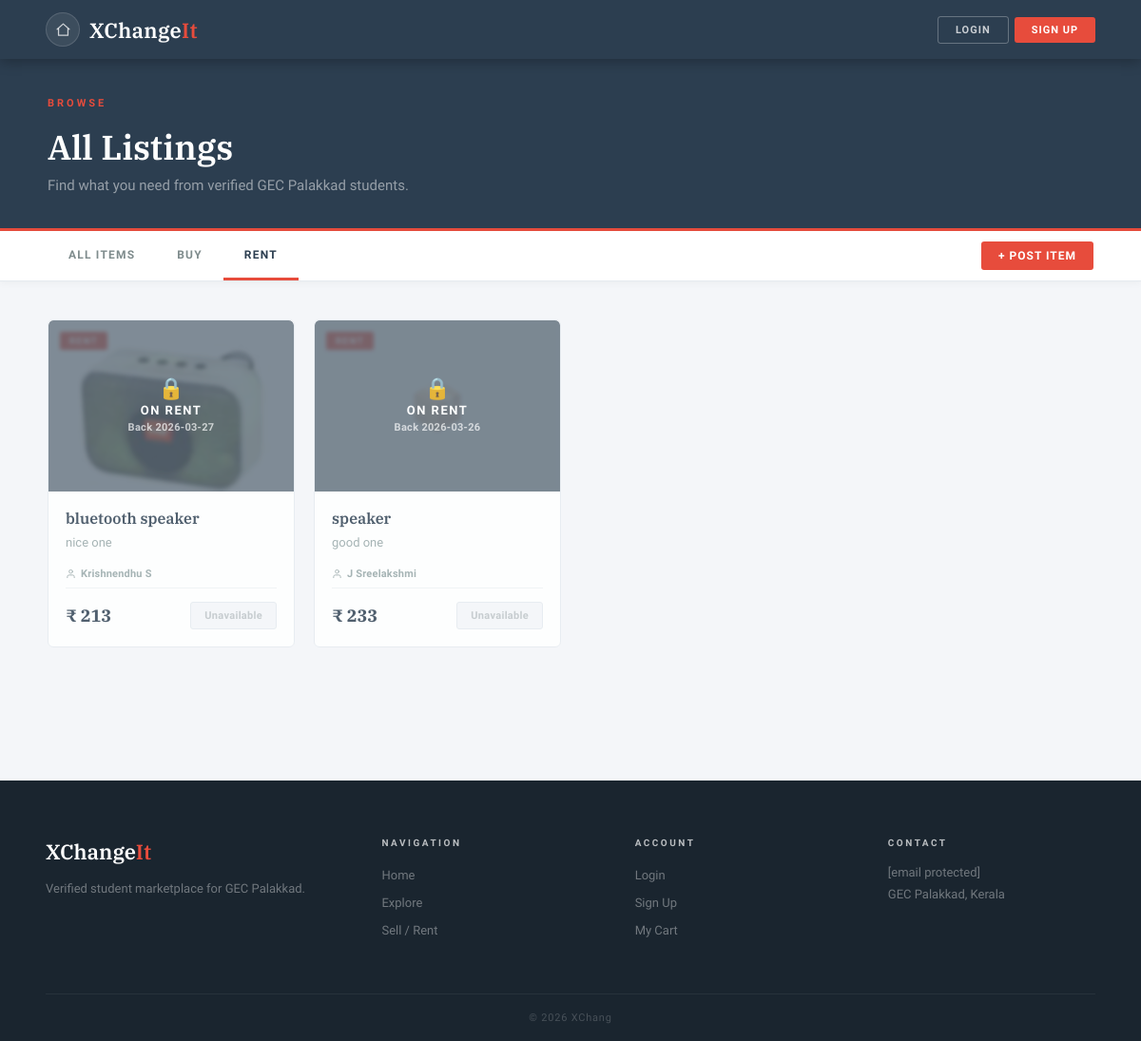
Before: /explore?category=rent with the older database file.
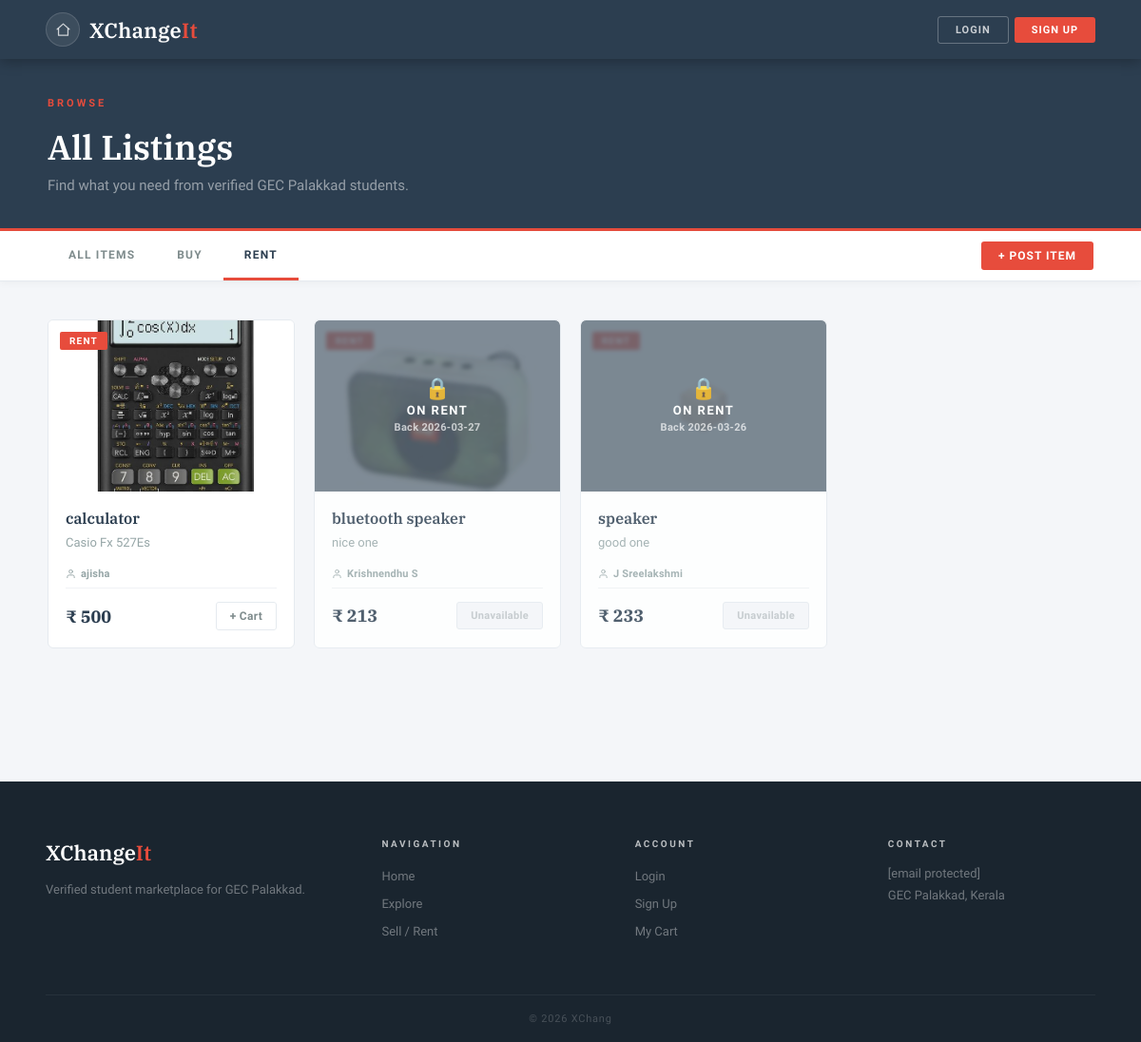
After: the same page with the newer database file.
### tables this page shows
CREATE TABLE products (
            id           INTEGER PRIMARY KEY AUTOINCREMENT,
            name         TEXT    NOT NULL,
            price        INTEGER NOT NULL,
            short_desc   TEXT,
            detailed_desc TEXT,
            category     TEXT,
            image1       TEXT,
            image2       TEXT,
            image3       TEXT,
            image4       TEXT,
            image5       TEXT,
            seller       TEXT
        );

### app.py (the view)
@app.route("/explore")
def explore():
    category = request.args.get("category", "all")
    conn = sqlite3.connect(DATABASE)
    c = conn.cursor()
    if category == "buy":
        c.execute("SELECT * FROM products WHERE category='buy' ORDER BY id DESC")
    elif category == "rent":
        c.execute("SELECT * FROM products WHERE category='rent' ORDER BY id DESC")
    else:
        c.execute("SELECT * FROM products ORDER BY id DESC")
    products = c.fetchall()
    conn.close()
    pending = get_pending_count(session.get("user"))
    rent_product_ids = [p[0] for p in products if p[5] == "rent"]
    active_rents = get_active_rents_bulk(rent_product_ids)
    buy_product_ids = [p[0] for p in products if p[5] == "buy"]
    sold_products = get_sold_bulk(buy_product_ids)
    return render_template("explore.html", products=products, category=category,
                           pending_count=pending, active_rents=active_rents,
                           sold_products=sold_products)

### app.py (called while the page is built, shortened)
def get_pending_count(username):
    if not username:
        return 0

def get_active_rents_bulk(product_ids):
    if not product_ids:
        return {}
    from datetime import date
    today = date.today().isoformat()
    conn = sqlite3.connect(DATABASE)
    conn.row_factory = sqlite3.Row
    c = conn.cursor()
    placeholders = ",".join("?" for _ in product_ids)
    c.execute(f"""SELECT product_id, MAX(rent_to) as rent_to
                  FROM order_requests
                  WHERE product_id IN ({placeholders})
                  AND status='accepted'
                  AND rent_to IS NOT NULL AND rent_to >= ?
                  GROUP BY product_id""",
              list(product_ids) + [today])
    result = {row["product_id"]: row["rent_to"] for row in c.fetchall()}
    conn.close()
    return result

def get_sold_bulk(product_ids):
    if not product_ids:
        return set()

### templates/explore.html (shortened to what the changed rows need)
<!DOCTYPE html>
<html lang="en">
<head>
  <link rel="stylesheet" href="{{ url_for('static', filename='slate.css') }}">
  <link rel="stylesheet" href="{{ url_for('static', filename='explore.css') }}">
</head>
<body>
<div class="page-header">
  <div class="page-header-inner">
    <h1>All Listings</h1>
  </div>
</div>
<div class="products-section">
  <div class="products-inner">
    {% if products %}
    <div class="products-grid">
      {% for product in products %}
      <div class="product-card"
           onclick="window.location.href=this.dataset.href" data-href="{{ url_for('product_detail', product_id=product[0]) }}">
        <div class="product-img">
          {% if product[6] %}
            <img src="{{ url_for('static', filename='uploads/' + product[6]) }}" alt="{{ product[1] }}">
          {% else %}
            <div class="product-img-placeholder">
              <span>📦</span>
            </div>
          {% endif %}
          <div class="product-badge {% if product[5]=='rent' %}badge-rent{% else %}badge-buy{% endif %}">
            {{ product[5]|upper if product[5] else 'BUY' }}
          </div>
          {% if product[5] == 'rent' and active_rents.get(product[0]) %}
          <div class="rent-blocked-overlay">
            <span class="rent-blocked-icon">🔒</span>
            <span class="rent-blocked-text">On Rent</span>
            <span class="rent-blocked-date">Back {{ active_rents[product[0]] }}</span>
          </div>
          {% elif product[5] == 'buy' and product[0] in sold_products %}
          <div class="sold-overlay">
            <span class="sold-overlay-icon">✓</span>
            <span class="sold-overlay-text">Sold</span>
            <span class="sold-overlay-sub">No longer available</span>
          </div>
          {% endif %}
        </div>
        <div class="product-body">
          <h3>{{ product[1] }}</h3>
          <p class="product-desc">{{ product[3] }}</p>
          {% if product[11] %}
          <div class="product-seller">
            <svg viewBox="0 0 24 24" fill="none" stroke="currentColor" stroke-width="2" width="11" height="11" stroke-linecap="round" stroke-linejoin="round"><path d="M20 21v-2a4 4 0 00-4-4H8a4 4 0 00-4 4v2"/><circle cx="12" cy="7" r="4"/></svg>
            {{ product[11] }}
          </div>
          {% endif %}
          <div class="product-footer">
            <span class="product-price">₹ {{ product[2] }}</span>
            {% if product[5] == 'rent' and active_rents.get(product[0]) %}
              <span class="wishlist-btn rented-out-btn" title="Currently rented out">Unavailable</span>
            {% elif product[5] == 'buy' and product[0] in sold_products %}
              <span class="wishlist-btn sold-out-btn" title="This item has been sold">Sold Out</span>
            {% else %}
              <a href="{{ url_for('add_to_cart', product_id=product[0]) }}"
                 class="wishlist-btn"
                 onclick="event.stopPropagation()">+ Cart</a>
            {% endif %}
          </div>
        </div>
      </div>
      {% endfor %}
    </div>
    {% endif %}
  </div>
</div>
</body>
</html>

Changed rows visible on the page:
added products: image1 (picture), category "RENT", name "calculator", short_desc "Casio Fx 527Es", seller "ajisha", price "500"
